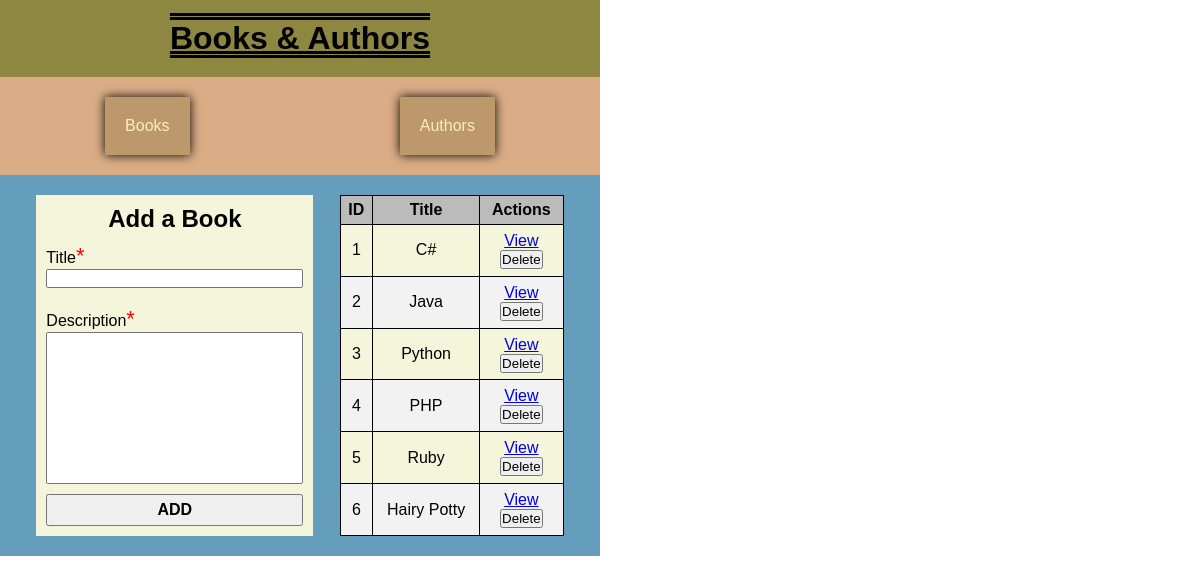
/books, run on the app's committed database.
### books_authors_app/models.py (models this page shows, shortened)
class Book(models.Model):
    title = CharField(max_length=255)
    desc = TextField()
    created_at = DateTimeField(auto_now_add=True)
    updated_at = DateTimeField(auto_now=True)
    def get_full_name(self):
        return self.title

### books_authors_app/views.py (the view, shortened to what this page needs)
# urls.py: path('books', views.add_object_page),
def add_object_page(request):
    print("Rendering add_object_page")
    current_class = request.get_full_path()[1:]
    cols = 30
    rows = 10
    print("Current_class: " + current_class)
    if current_class == 'books' or current_class == "":
        context = {
            'header': 'Add a Book',
            'form_fields':
                f"""<label for="title">Title<span class="star">*</span></label>
                <input required type="text" id="title" name="title">
                <br>
                <label for="description">Description<span class="star">*</span></label>
                <textarea required name="description" id="description" cols="{cols}" rows="{rows}"></textarea>
                <input type="hidden" name="object_type" value="book">""",
            'table': Book.objects.all()
        }
    else:
        return HttpResponse("<h1>Error 404</h1>")
    context['current_path'] = current_class
    return render(request, 'add_object_page.html', context)

### books_authors_app/templates/add_object_page.html (shortened to what this page needs)
<!DOCTYPE html>
<html lang="en">
<head>
    {% load static %}
    <link rel="stylesheet" type="text/css" href="{% static 'style.css' %}">
</head>
<body>
    <div id="wrapper">
        <div id="header">
            <h1>Books & Authors</h1>
            <div id="navbar">
                <a href="/books">Books</a>
                <a href="/authors">Authors</a>
            </div>
        </div>
        <div id="main-content">
            <form class="add-item" method="POST">
                <h2>{{header}}</h2>
                {% autoescape off %}
                    {{form_fields}}
                {% endautoescape %}
                <input type="submit" class="add-object" value="ADD">
            </form>
            <table class="db-list">
                <thead>
                    <tr>
                        <th>ID</th>
                        <th>Title</th>
                        <th>Actions</th>
                    </tr>
                </thead>
                <tbody>
                    {% for obj in table %}
                        <tr>
                            <td>{{obj.id}}</td>
                            <td>{{obj.get_full_name}}</td>
                            <td>
                                <a href="{{current_path}}/{{obj.id}}">View</a>
                                <form>
                                    <input type="submit" class="delete-object" value="Delete">
                                </form>
                            </td>
                        </tr>
                    {% endfor %}
                </tbody>
            </table>
        </div>
    </div>
</body>
</html>

### books_authors_app/static/style.css (style rules this page uses)
* { margin: 0px; padding: 0px; }
#wrapper { background-color: #659DBD; font-family: sans-serif; width: 600px; }
#header { background-color: #8d8741; text-align: center; }
#header h1 { padding: 20px; text-decoration: overline underline; text-decoration-style: double; }
#navbar { background-color: #DAAD86; padding: 20px 0px; margin: 0px; display: flex; justify-content: space-around; width: 100%; }
#navbar a { text-decoration: none; background-color: #BC986A; color: #FBEEC1; padding: 20px; box-shadow: 0px 0px 10px black; }
#main-content { padding: 20px; display: flex; flex-wrap: wrap; justify-content: space-evenly; }
#main-content h2 { width: 100%; text-align: center; }
.add-item { background-color: beige; display: grid; vertical-align: top; margin-right: 10px; padding: 10px; }
.add-item h2 { text-align: center; margin-bottom: 10px; }
.add-item textarea { resize: none; }
.add-item input[type=submit] { margin-top: 10px; padding: 5px; font-weight: bold; font-size: 16px; }
.db-list { background-color: beige; width: 40%; border-collapse: collapse; }
tr, th, td { border: 1px solid black; padding: 5px; }
th { background-color: rgb(187, 187, 187); }
td { text-align: center; }
tr:nth-child(even) { background-color: #f2f2f2; }
.star { color: red; font-size: 22px; }

### data on the page
Book: id "1", get_full_name "C#"
Book: id "2", get_full_name "Java"
Book: id "3", get_full_name "Python"
Book: id "4", get_full_name "PHP"
Book: id "5", get_full_name "Ruby"
Book: id "6", get_full_name "Hairy Potty"

### other printed values
{{ header }} "Add a Book"
